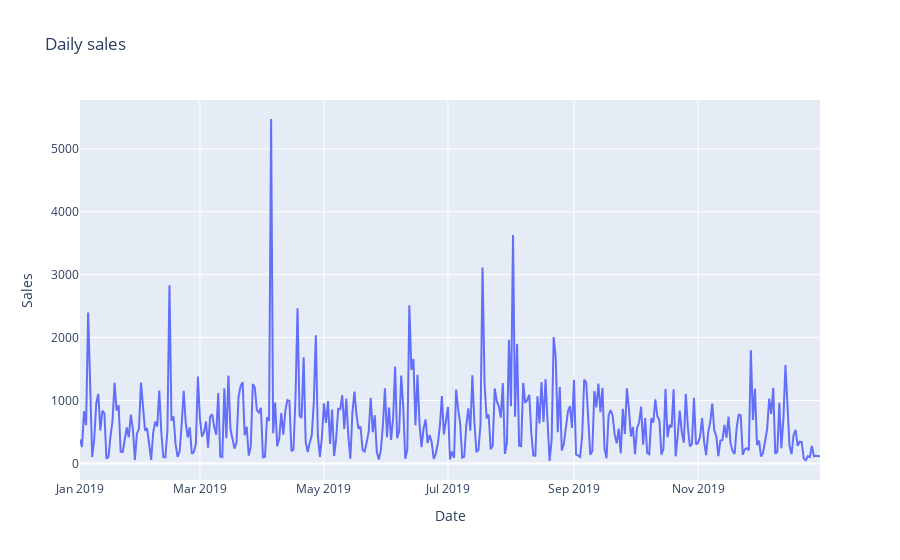

The notebook cell saved with this chart:
### Markdown cell above
### Overall daily sales

### Code cell
daily_sales_sc = go.Scatter(x=daily_sales['date'], y=daily_sales['sales'])
layout = go.Layout(title='Daily sales', xaxis=dict(title='Date'), yaxis=dict(title='Sales'))
fig = go.Figure(data=[daily_sales_sc], layout=layout)
iplot(fig)

### Figure 1 — Plotly figure (JSON) as saved in the notebook; plotly's stock layout.template omitted (floating-point values rounded to 4 significant figures; data arrays with more than 128 entries replaced by an {"elided": "..."} marker saying what was removed)
{"data": [{"type": "scatter", "x": {"elided": "365 str values"}, "y": {"elided": "365 int values"}}], "layout": {"title": {"text": "Daily sales"}, "xaxis": {"title": {"text": "Date"}}, "yaxis": {"title": {"text": "Sales"}}}}
